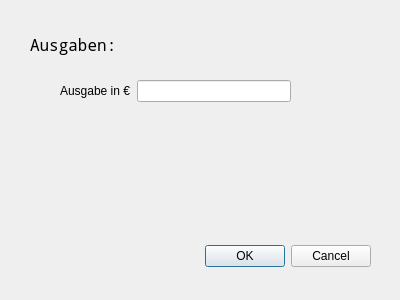
<?xml version="1.0" encoding="UTF-8"?>
<ui version="4.0">
 <class>Dialog</class>
 <widget class="QDialog" name="Dialog">
  <property name="geometry">
   <rect>
    <x>0</x>
    <y>0</y>
    <width>400</width>
    <height>300</height>
   </rect>
  </property>
  <property name="windowTitle">
   <string>Dialog</string>
  </property>
  <widget class="QDialogButtonBox" name="buttonBox">
   <property name="geometry">
    <rect>
     <x>30</x>
     <y>240</y>
     <width>341</width>
     <height>32</height>
    </rect>
   </property>
   <property name="orientation">
    <enum>Qt::Horizontal</enum>
   </property>
   <property name="standardButtons">
    <set>QDialogButtonBox::Cancel|QDialogButtonBox::Ok</set>
   </property>
  </widget>
  <widget class="QLabel" name="label">
   <property name="geometry">
    <rect>
     <x>30</x>
     <y>30</y>
     <width>91</width>
     <height>31</height>
    </rect>
   </property>
   <property name="font">
    <font>
     <family>Noto Mono</family>
     <pointsize>12</pointsize>
    </font>
   </property>
   <property name="text">
    <string>Ausgaben:</string>
   </property>
  </widget>
  <widget class="QWidget" name="formLayoutWidget">
   <property name="geometry">
    <rect>
     <x>60</x>
     <y>80</y>
     <width>231</width>
     <height>71</height>
    </rect>
   </property>
   <layout class="QFormLayout" name="formLayout">
    <item row="0" column="0">
     <widget class="QLabel" name="ausgabeLabel">
      <property name="text">
       <string>Ausgabe in €</string>
      </property>
     </widget>
    </item>
    <item row="0" column="1">
     <widget class="QLineEdit" name="ausgabeLineEdit"/>
    </item>
   </layout>
  </widget>
 </widget>
 <resources/>
 <connections>
  <connection>
   <sender>buttonBox</sender>
   <signal>accepted()</signal>
   <receiver>Dialog</receiver>
   <slot>accept()</slot>
   <hints>
    <hint type="sourcelabel">
     <x>248</x>
     <y>254</y>
    </hint>
    <hint type="destinationlabel">
     <x>157</x>
     <y>274</y>
    </hint>
   </hints>
  </connection>
  <connection>
   <sender>buttonBox</sender>
   <signal>rejected()</signal>
   <receiver>Dialog</receiver>
   <slot>reject()</slot>
   <hints>
    <hint type="sourcelabel">
     <x>316</x>
     <y>260</y>
    </hint>
    <hint type="destinationlabel">
     <x>286</x>
     <y>274</y>
    </hint>
   </hints>
  </connection>
 </connections>
</ui>
